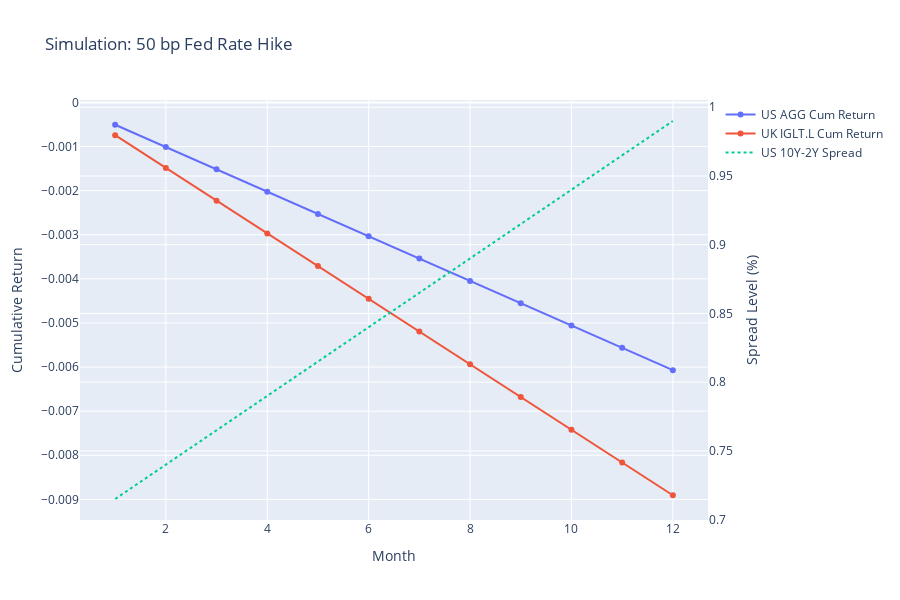

The notebook cell saved with this chart:
### Markdown cell above
### Scenario 1: 25 bp Fed Rate Hike (hawkish surprise)

### Code cell
simulator = EventSimulator(data_path)
simulator.fit_model()

hike_sim = simulator.simulate_event(
    name="Hawkish Surprise – 50 bp Fed Hike",
    total_us_rate_change=0.50,
    total_uk_rate_change=0.25,
    months=12,
    spread_impact_factor=0.6,
)
simulator.plot_simulation(hike_sim, title="Simulation: 50 bp Fed Rate Hike")

### Figure 1 — Plotly figure (JSON) as saved in the notebook; plotly's stock layout.template omitted (floating-point values rounded to 4 significant figures)
{"data": [{"mode": "lines+markers", "name": "US AGG Cum Return", "type": "scatter", "x": [1, 2, 3, 4, 5, 6, 7, 8, 9, 10, 11, 12], "y": [-0.0005058, -0.001012, -0.001517, -0.002023, -0.002529, -0.003035, -0.003541, -0.004046, -0.004552, -0.005058, -0.005564, -0.00607]}, {"mode": "lines+markers", "name": "UK IGLT.L Cum Return", "type": "scatter", "x": [1, 2, 3, 4, 5, 6, 7, 8, 9, 10, 11, 12], "y": [-0.0007422, -0.001484, -0.002227, -0.002969, -0.003711, -0.004453, -0.005196, -0.005938, -0.00668, -0.007422, -0.008164, -0.008907]}, {"line": {"dash": "dot"}, "mode": "lines", "name": "US 10Y-2Y Spread", "type": "scatter", "x": [1, 2, 3, 4, 5, 6, 7, 8, 9, 10, 11, 12], "y": [0.715, 0.74, 0.765, 0.79, 0.815, 0.84, 0.865, 0.89, 0.915, 0.94, 0.965, 0.99], "yaxis": "y2"}], "layout": {"height": 600, "hovermode": "x unified", "title": {"text": "Simulation: 50 bp Fed Rate Hike"}, "xaxis": {"title": {"text": "Month"}}, "yaxis": {"title": {"text": "Cumulative Return"}}, "yaxis2": {"overlaying": "y", "side": "right", "title": {"text": "Spread Level (%)"}}}}
